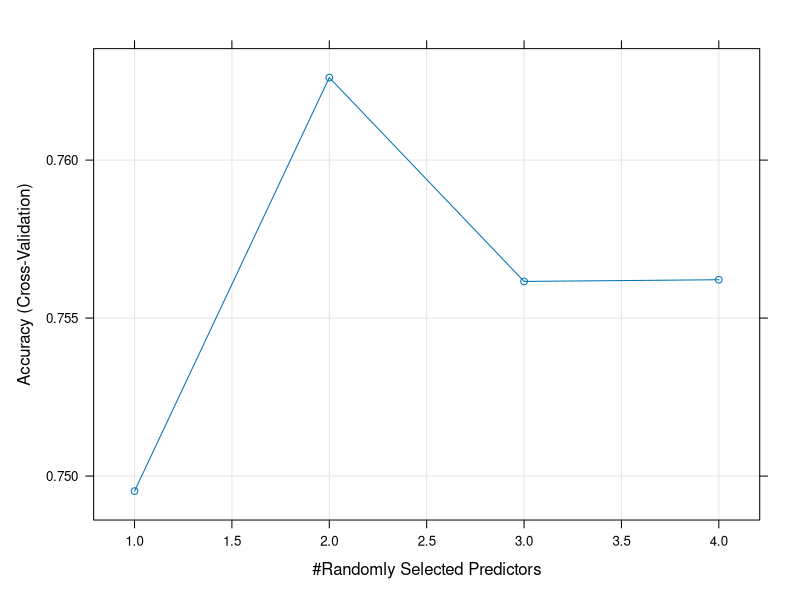

Generate this figure with R: (Note: this script raises an error after producing the figure.)
## ---- chunk 1
library(mlbench)
data(PimaIndiansDiabetes)
df <- PimaIndiansDiabetes
## ---- chunk 2
library(caret)
set.seed(2020)
splitIndex <- createDataPartition(df$diabetes, p = .80, 
                                  list = FALSE)
df_train <- df[ splitIndex,]
df_test <- df[-splitIndex,]
## ---- chunk 3
tuneGrid = expand.grid(mtry = 1:4)
trControl = trainControl(method = "cv",
                         number = 10)
forest_cv <- train(diabetes~., data=df_train, 
                                method = "rf", 
                                trControl = trControl,
                                tuneGrid = tuneGrid)
## ---- chunk 4
plot(forest_cv)
## ---- chunk 5
trControl = trainControl(method = "cv",
                         number = 10)
tuneGrid = expand.grid(mtry = 2:4,
                       splitrule = c('gini', 'extratrees'),
                       min.node.size = c(1:10))
ranger_cv <- train(diabetes~., data=df_train, 
                    method = "ranger", 
                    trControl = trControl,
                    tuneGrid = tuneGrid)
plot(ranger_cv)
## ---- chunk 6
getModelInfo('adaboost')$adaboost$parameters
## ---- chunk 7
trControl = trainControl(method = "cv",
                         number = 10)
adaboost_cv <- train(diabetes~., data=df_train, 
                    method = "adaboost",
                     trControl = trControl)
                  
plot(adaboost_cv)
## ---- chunk 8
results <- resamples(list(forest = forest_cv,
                          ranger = ranger_cv,
                          adaboost= adaboost_cv))
bwplot(results)
